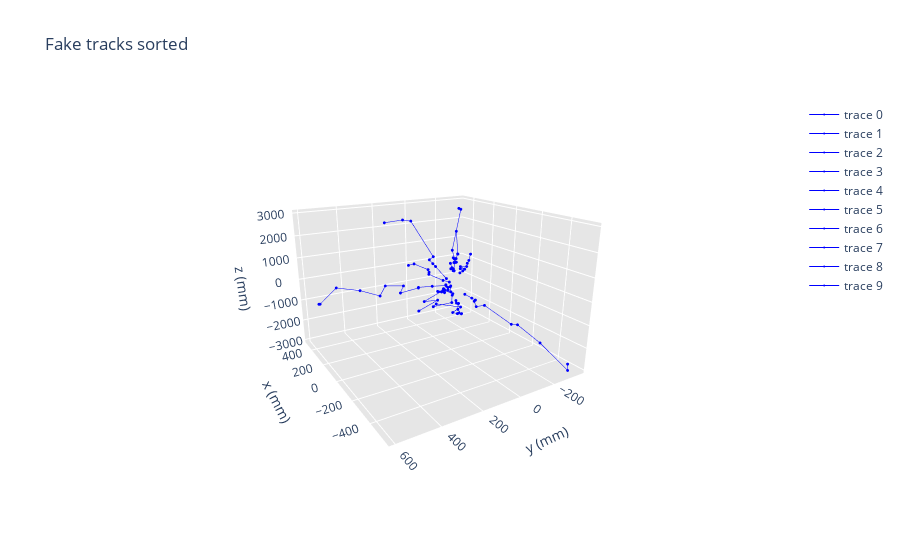

The code cell stored with this chart in its notebook:
### Markdown cell above
### Ploting using parameters

### Code cell
track_plot(tracks_fake_sort, track_color = 'blue', n_tracks = 10, title = 'Fake tracks sorted')

### Figure 1 — Plotly figure (JSON) as saved in the notebook; plotly's stock layout.template omitted (floating-point values rounded to 4 significant figures)
{"data": [{"line": {"color": "blue", "width": 1}, "marker": {"color": "blue", "size": 1}, "type": "scatter3d", "x": [31.4, 31.54, 79.93, 147.1, 110.1, 131.2, 257.5, 351.6, 384.1, 360.4, 407.3, 376.5, null, null, null, null, null, null, null], "y": [-10.35, -7.946, -41.46, -43.92, -73.3, -82.56, -159.1, -88.4, -127.6, -288.4, -260.4, -275.8, null, null, null, null, null, null, null], "z": [-152.9, -194.0, -602.5, -702, -818, -962, -1798.0, -2148.0, -2152.0, -2552.0, -2944.0, -2954.0, null, null, null, null, null, null, null]}, {"line": {"color": "blue", "width": 1}, "marker": {"color": "blue", "size": 1}, "type": "scatter3d", "x": [-60.37, -64.77, -98.12, -104.9, -123.5, -95.56, -192.2, -214.9, -307.7, -541.7, -494.4, null, null, null, null, null, null, null, null], "y": [-37.81, -78.31, -77.69, -66.26, -66.34, -137.8, -243.4, -266.4, -346.5, -316.8, -363.8, null, null, null, null, null, null, null, null], "z": [-363.7, -598, -598, -620.8, -818, -962, -1796.0, -1796.0, -2552.0, -2946.0, -2948.0, null, null, null, null, null, null, null, null]}, {"line": {"color": "blue", "width": 1}, "marker": {"color": "blue", "size": 1}, "type": "scatter3d", "x": [31.44, 71.4, 61.86, 115.5, 105.9, 128.8, 127.9, 115.9, 153.2, 150.2, 275.8, 255.3, 442.6, null, null, null, null, null, null], "y": [6.838, 9.161, -13.58, 13.69, 0.7501, -28.37, -27.14, -24.41, -3.233, -33.89, 13.04, -62.44, -39.27, null, null, null, null, null, null], "z": [-194.8, -346.9, -423.8, -598, -602, -598, -698, -702, -698, -698, -1496.0, -1498.0, -2552.0, null, null, null, null, null, null]}, {"line": {"color": "blue", "width": 1}, "marker": {"color": "blue", "size": 1}, "type": "scatter3d", "x": [21.71, 16.06, 14.04, 65.72, 93.75, 90.56, 93.68, 192.1, 257.6, 164.0, 349.9, 488.1, 291.4, 295.8, null, null, null, null, null], "y": [24.99, 27.71, 28.68, 79.34, 144.3, 146.3, 245.5, 180.6, 253.8, 324.8, 359.0, 442.0, 591.1, 595.7, null, null, null, null, null], "z": [-21.33, -33.28, -34.49, -112.4, -126.6, -145.3, -224.4, -235.6, -276.2, -405.8, -558.0, -626.9, -658.8, -665.1, null, null, null, null, null]}, {"line": {"color": "blue", "width": 1}, "marker": {"color": "blue", "size": 1}, "type": "scatter3d", "x": [-41.32, -55.23, -54.55, -73.83, -72.13, -87.01, -89.36, -91.02, -97.97, null, null, null, null, null, null, null, null, null, null], "y": [-18.01, -26.24, -11.71, -25.13, -0.6533, -27.55, -29.03, -36.63, -40.96, null, null, null, null, null, null, null, null, null, null], "z": [597.5, 702.5, 818, 822, 962.5, 962, 1102, 1224.0, 1502, null, null, null, null, null, null, null, null, null, null]}, {"line": {"color": "blue", "width": 1}, "marker": {"color": "blue", "size": 1}, "type": "scatter3d", "x": [25.32, 89.91, 102.0, 124.3, 115.6, 255.1, 306.7, 285.9, null, null, null, null, null, null, null, null, null, null, null], "y": [19.59, 46.17, 55.68, 63.11, 44.77, 99.62, 121.2, 233.8, null, null, null, null, null, null, null, null, null, null, null], "z": [244.7, 702, 822, 962, 1098, 2548.0, 2548.0, 2548.0, null, null, null, null, null, null, null, null, null, null, null]}, {"line": {"color": "blue", "width": 1}, "marker": {"color": "blue", "size": 1}, "type": "scatter3d", "x": [-11.51, -22.36, -54.91, -45.52, -30.31, -31.3, -111.5, null, null, null, null, null, null, null, null, null, null, null, null], "y": [24.79, 67.95, 166.0, 159.3, 156.6, 231.0, 300.1, null, null, null, null, null, null, null, null, null, null, null, null], "z": [179.2, 344.1, 822.5, 881.8, 958, 1302.0, 1496.0, null, null, null, null, null, null, null, null, null, null, null, null]}, {"line": {"color": "blue", "width": 1}, "marker": {"color": "blue", "size": 1}, "type": "scatter3d", "x": [9.894, 11.92, 11.78, 2.165, -1.5, 16.33, 2.637, 4.806, 19.06, null, null, null, null, null, null, null, null, null, null], "y": [-29.67, -34.36, -34.51, -41.56, -37.14, -46.49, -60.89, -63.03, -53.81, null, null, null, null, null, null, null, null, null, null], "z": [-822.5, -957.5, -958, -962, -962.5, -1298.0, -1502, -1502, -1502.0, null, null, null, null, null, null, null, null, null, null]}, {"line": {"color": "blue", "width": 1}, "marker": {"color": "blue", "size": 1}, "type": "scatter3d", "x": [38.95, 39.28, 44.03, 46.18, 45.0, 58.63, 57.15, 63.51, 100.8, 189.8, 225.2, null, null, null, null, null, null, null, null], "y": [-27.55, -29.71, -17.36, -27.74, -25.08, -23.75, -45.23, -52.9, -60.31, -166.6, -176.3, null, null, null, null, null, null, null, null], "z": [597.5, 597.5, 602, 602.5, 642.0, 818, 822, 957.5, 1298, 2948.0, 2946.0, null, null, null, null, null, null, null, null]}, {"line": {"color": "blue", "width": 1}, "marker": {"color": "blue", "size": 1}, "type": "scatter3d", "x": [-27.3, -29.97, -29.77, -43.97, -41.7, -39.15, -42.25, -35.47, -49.9, -52.04, -55.65, -57.75, -59.81, -62.26, -101.8, null, null, null, null], "y": [12.73, 8.627, 10.64, 15.04, 7.605, 15.17, 4.031, 18.32, 23.26, 18.25, 14.62, 7.246, 9.208, 8.822, 44.93, null, null, null, null], "z": [702, 702.5, 723.2, 1098, 1102, 1102.0, 1102.0, 1298, 1298, 1298, 1298, 1498.0, 1502, 1502, 2554.0, null, null, null, null]}], "layout": {"autosize": true, "scene": {"aspectmode": "manual", "aspectratio": {"x": 1, "y": 1, "z": 0.7}, "camera": {"eye": {"x": -1.743, "y": 1.071, "z": 0.71}, "up": {"x": 0, "y": 0, "z": 1}}, "xaxis": {"backgroundcolor": "rgb(230, 230,230)", "gridcolor": "rgb(255, 255, 255)", "showbackground": true, "title": {"text": "x (mm)"}, "zerolinecolor": "rgb(255, 255, 255)"}, "yaxis": {"backgroundcolor": "rgb(230, 230,230)", "gridcolor": "rgb(255, 255, 255)", "showbackground": true, "title": {"text": "y (mm)"}, "zerolinecolor": "rgb(255, 255, 255)"}, "zaxis": {"backgroundcolor": "rgb(230, 230,230)", "gridcolor": "rgb(255, 255, 255)", "showbackground": true, "title": {"text": "z (mm)"}, "zerolinecolor": "rgb(255, 255, 255)"}}, "title": {"text": "Fake tracks sorted"}}}
